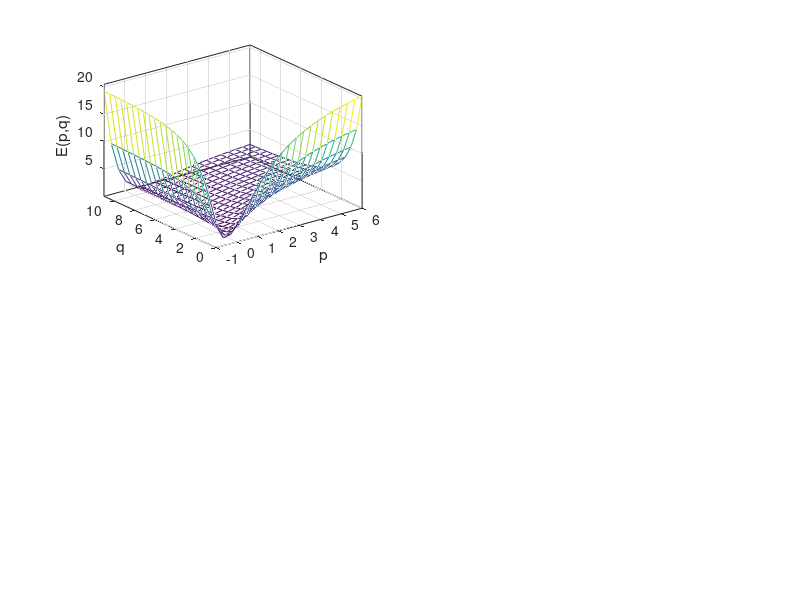

Write MATLAB code to recreate this figure. (Note: this script raises an error after producing the figure.)
% Steepest descent, Gauss-Newton, and Levenberg-Marquardt directions
% using BOX function
%
% Eiji Mizutani and Jyh-Shing Roger Jang.   June, 1996.
%

% Starting point 
p0 = 5; q0 = 1;
x=[0.1; 0.2; 0.3; 0.4; 0.5; 0.6; 0.7; 0.8; 0.9; 1.0];
% target values
t = exp(-x) - exp(-10.0*x);

point_n = 21;
p = linspace(-1, 6, point_n);
q = linspace(0, 11, point_n);
[pp, qq] = meshgrid(p, q);
E = zeros(point_n, point_n);

for i = 1:point_n,
	for j = 1:point_n,
		y = exp(-pp(i,j)*x)-exp(-qq(i,j)*x);
		E(i,j) = (t-y)'*(t-y); 
%%%%%%		E(i,j) = sum((t-y).*(t-y));
	end
end
subplot(2,2,1);
h = mesh(pp, qq, E);
set(h, 'facecolor', 'none');
xlabel('p'); ylabel('q'); zlabel('E(p,q)');
axis([-inf inf -inf inf -inf inf]);
set(gca, 'box', 'on');
y = exp(-x)-exp(-10*x);
E_tmp = (t-y)'*(t-y) ;
line(1, 10, E_tmp, 'linestyle', '*'); 
hold on
y = exp(-p0*x)-exp(-q0*x);
E_tmp = (t-y)'*(t-y) ;
line(p0, q0, E_tmp, 'linestyle', 'O'); 
% plot(p0, q0, 'x'); 
hold off
view([-230 30]);

subplot(2,2,2);
% contour(pp, qq, E, 500);
contour(pp, qq, E, 20);
line(1, 10, 'linestyle', '*'); 
hold on
plot(p0, q0, 'O'); 
% 
point_n = 10;
J = zeros(point_n, 2); 
sd_pos=zeros(10, 2); gn_pos=zeros(10, 2); lm_pos=zeros(10, 2); 
J = [-(-x.*exp(-p0*x))  -(x.*exp(-q0*x)) ]; 
%
% r = t - y
%       .
% J = - y
%
y = exp(-p0*x)-exp(-q0*x);
g = 2.0 * J' * ( t - y );
p_cur = [ p0; q0 ];
sd_dir = -g;
% For displaying purpose, arrow length is set to 2. 
sd_dir = 2.0 * sd_dir/norm(sd_dir);
sd_pos = [p_cur p_cur+sd_dir];
arrow(sd_pos(1, :), sd_pos(2, :), 0.2, 'g-');
text(4.5, 3.4, 'SD','fontsize', 10);

JJ = J'*J;
gn_dir = -1/2 * inv(JJ)*g;
% For displaying purpose, arrow length is set to 2. 
gn_dir = 2.0 * gn_dir / norm(gn_dir); 
gn_pos = [p_cur p_cur+gn_dir];
arrow(gn_pos(1, :), gn_pos(2, :), 0.2, 'w-');
text(1.8, 1.3, 'GN', 'fontsize', 10);

lambda = 0.07;
lm_dir = -inv(JJ +lambda*eye(size(JJ)))*g;
% For displaying purpose, arrow length is set to 2. 
lm_dir = 2.0 * lm_dir / norm(lm_dir); 
lm_pos = [p_cur p_cur+lm_dir];
arrow(lm_pos(1, :), lm_pos(2, :), 0.2, 'r-');
text(2.8, 2.9, 'LM','fontsize', 10);
xlabel('p'); ylabel('q');
axis image
hold off
